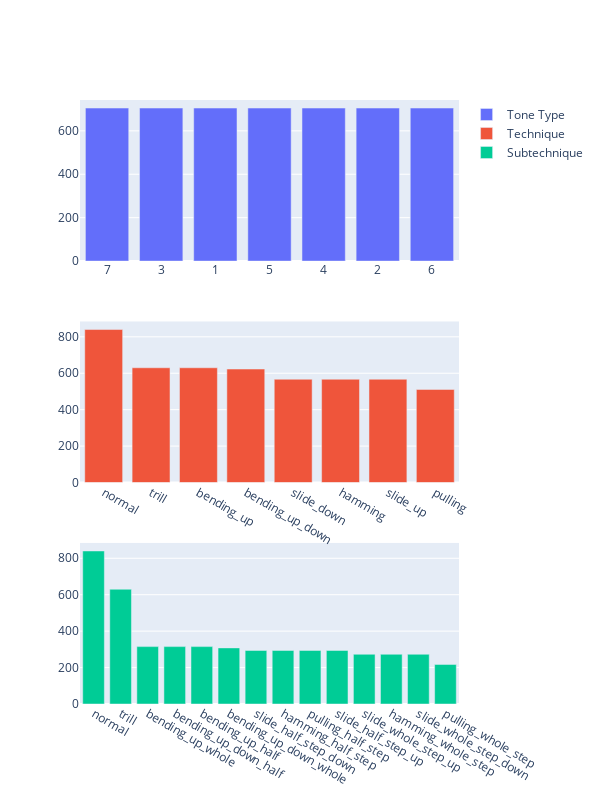

The code cell stored with this chart in its notebook:
### Markdown cell above
## 4. Data Distribution

### Code cell
tone_count = pd.DataFrame(pd.value_counts(df2['tone_type'])).reset_index()
technique_count = pd.DataFrame(pd.value_counts(df2['technique'])).reset_index()
subtechnique_count = pd.DataFrame(pd.value_counts(df2['subtechnique'])).reset_index()

fig = make_subplots(rows=3, cols=1)
fig.add_trace(go.Bar(x=tone_count['index'], y=tone_count['tone_type'], name='Tone Type'), row=1, col=1)
fig.add_trace(go.Bar(x=technique_count['index'], y=technique_count['technique'], name='Technique'), row=2, col=1)
fig.add_trace(go.Bar(x=subtechnique_count['index'], y=subtechnique_count['subtechnique'], name='Subtechnique'), row=3, col=1)
fig.update_layout(height=800, width=600)
fig.show()

### Figure 1 — Plotly figure (JSON) as saved in the notebook; plotly's stock layout.template omitted (floating-point values rounded to 4 significant figures)
{"data": [{"name": "Tone Type", "type": "bar", "x": ["7", "3", "1", "5", "4", "2", "6"], "xaxis": "x", "y": [705, 705, 705, 705, 705, 705, 705], "yaxis": "y"}, {"name": "Technique", "type": "bar", "x": ["normal", "trill", "bending_up", "bending_up_down", "slide_down", "hamming", "slide_up", "pulling"], "xaxis": "x2", "y": [840, 630, 630, 623, 567, 567, 567, 511], "yaxis": "y2"}, {"name": "Subtechnique", "type": "bar", "x": ["normal", "trill", "bending_up_whole", "bending_up_down_half", "bending_up_half", "bending_up_down_whole", "slide_half_step_down", "hamming_half_step", "pulling_half_step", "slide_half_step_up", "slide_whole_step_up", "hamming_whole_step", "slide_whole_step_down", "pulling_whole_step"], "xaxis": "x3", "y": [840, 630, 315, 315, 315, 308, 294, 294, 294, 294, 273, 273, 273, 217], "yaxis": "y3"}], "layout": {"height": 800, "width": 600, "xaxis": {"anchor": "y", "domain": [0, 1]}, "xaxis2": {"anchor": "y2", "domain": [0, 1]}, "xaxis3": {"anchor": "y3", "domain": [0, 1]}, "yaxis": {"anchor": "x", "domain": [0.7333, 1]}, "yaxis2": {"anchor": "x2", "domain": [0.3667, 0.6333]}, "yaxis3": {"anchor": "x3", "domain": [0, 0.2667]}}}
